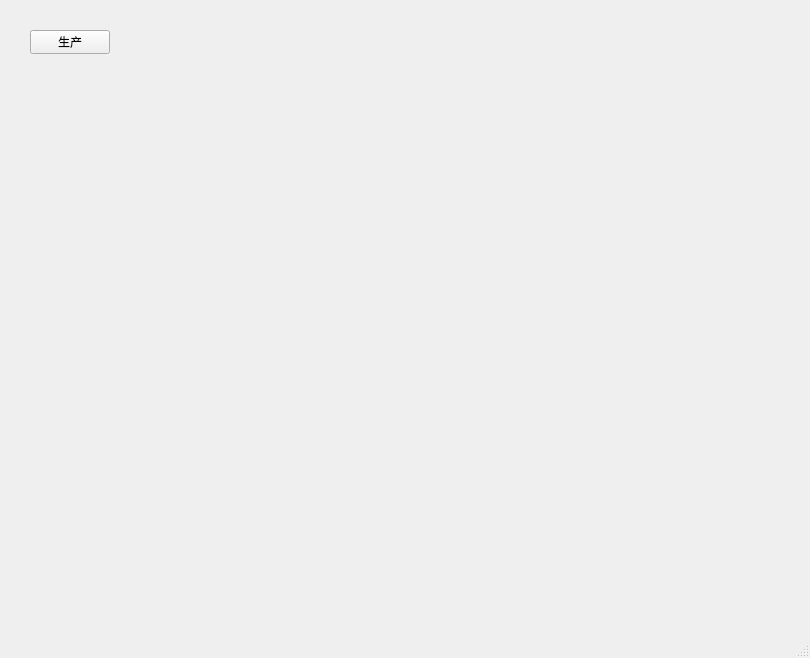
<?xml version="1.0" encoding="UTF-8"?>
<ui version="4.0">
 <class>MainWindow</class>
 <widget class="QMainWindow" name="MainWindow">
  <property name="geometry">
   <rect>
    <x>0</x>
    <y>0</y>
    <width>810</width>
    <height>658</height>
   </rect>
  </property>
  <property name="windowTitle">
   <string>MainWindow</string>
  </property>
  <widget class="QWidget" name="centralwidget">
   <widget class="QPushButton" name="produceBtn">
    <property name="geometry">
     <rect>
      <x>30</x>
      <y>30</y>
      <width>80</width>
      <height>24</height>
     </rect>
    </property>
    <property name="text">
     <string>生产</string>
    </property>
   </widget>
  </widget>
  <widget class="QMenuBar" name="menubar">
   <property name="geometry">
    <rect>
     <x>0</x>
     <y>0</y>
     <width>810</width>
     <height>21</height>
    </rect>
   </property>
  </widget>
  <widget class="QStatusBar" name="statusbar"/>
 </widget>
 <resources/>
 <connections/>
</ui>
